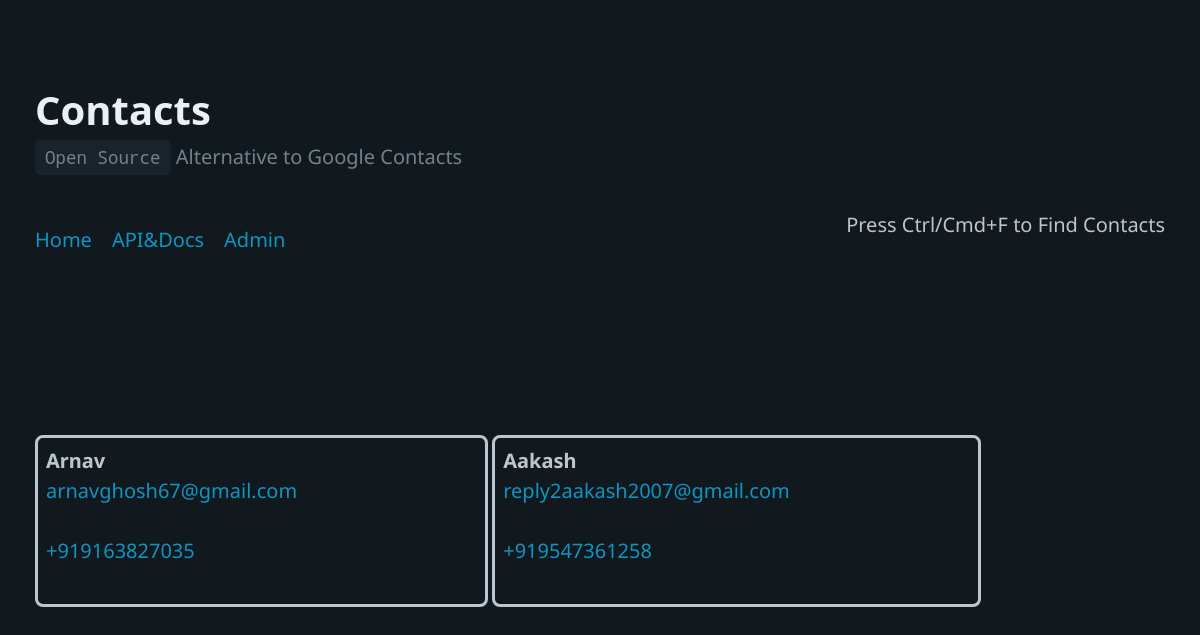
Before: /// with the older database file.
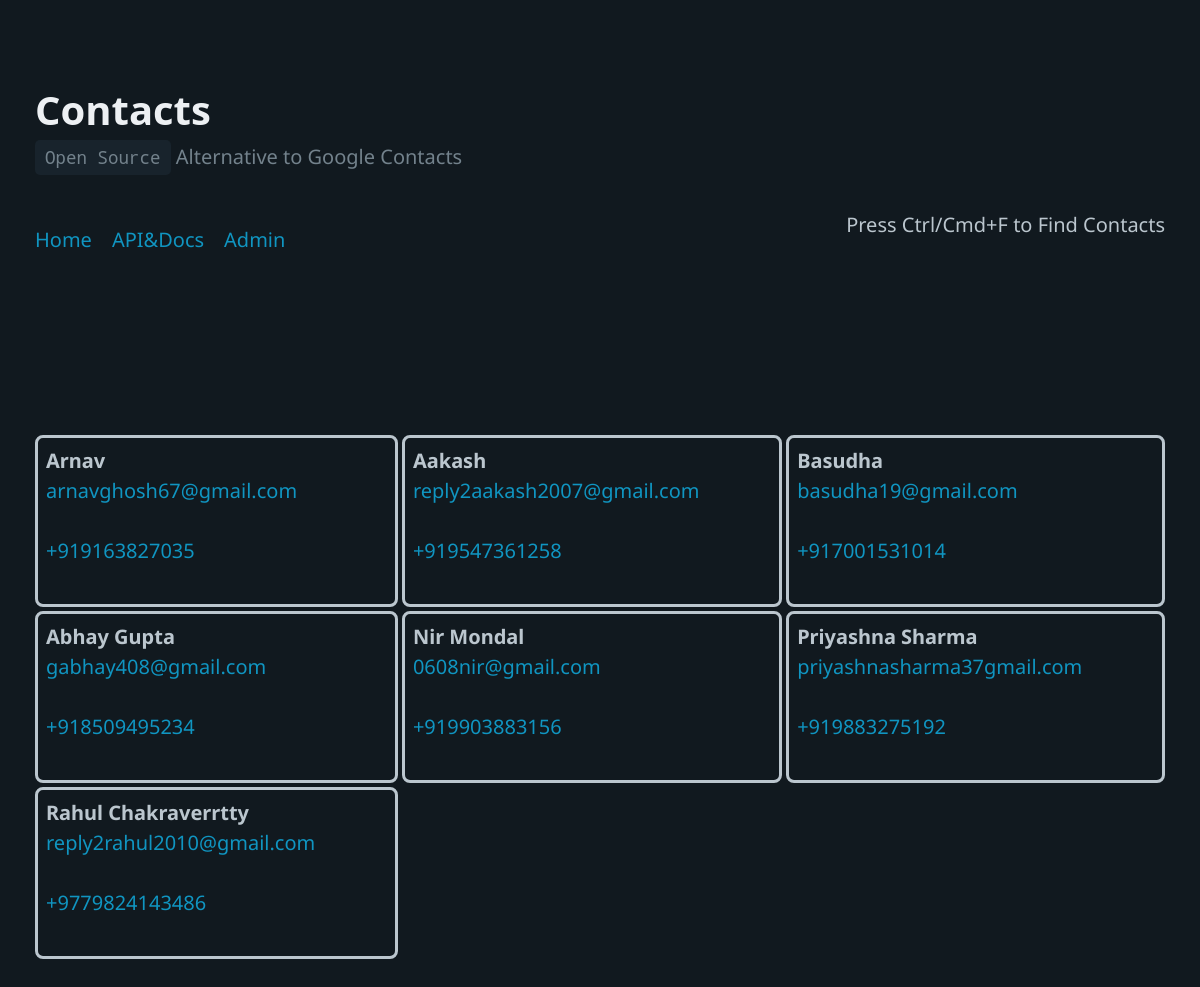
After: the same page with the newer database file.
### contacts/models.py (models this page shows)
class Contact(models.Model):
    id = models.UUIDField(
                primary_key=True,
                default=uuid.uuid4,
                editable=False
            )
    name = models.CharField(max_length=200)
    email = models.CharField(max_length=330)
    phone = models.IntegerField(max_length=14)
    def __str__(self):
        return f'{self.name}'

### contacts/views.py (the view)
# urls.py: path('', index, name="Index"),
def index(request):
    dt = Contact.objects.all()
    context = {'contacts': dt}
    print(dt)
    return render(request, 'index.html', context=context)

### templates/index.html (shortened to what this page needs)
<!DOCTYPE html>
<html lang="en" data-theme="dark">
<head>
<link rel="stylesheet" href="/static/css/pico.classless.min.css">
</head>
<body>
<header>
<hgroup>
<h1>
	Contacts
</h1>
<h2>
	<code>Open Source</code> Alternative to Google Contacts
</h2>
</hgroup>
<nav style="text-align: center;align-items: center; display: flex;">
	<ul>
		<li>
			<a href="#1">Home</a>
		</li>
		<li>
			<a href="/api/docs">API&Docs</a>
		</li>
		<li>
			<a href="/admin">Admin</a>
		</li>
	</ul>
	<p>
		Press Ctrl/Cmd+F to Find Contacts
	</p>
</nav>
</header>
		<main style="display: grid; grid-template-columns: auto auto auto; gap: 4px;">
			{%for x in contacts%}
				<div class="shine-bck" style="border-style: solid; padding: 8px; border-radius: 8px;">
					<strong>
						{{ x.name }}
					</strong>
					<p>
						<a href="mailto:{{ x.email }}">{{ x.email }}</a>
					</p>
					<p>
<a href="tel:+{{ x.phone }}">+{{ x.phone }}</a>
					</p>
				</div>
			{%endfor%}
		</main>
</body>
</html>

### templates/index.html (style rules this page uses)
* { font-family: 'Noto sans', sans-serif; }
body { margin: 2rem; }

Changed rows visible on the page:
added Contact: name "Basudha", email "basudha19@gmail.com", phone "917001531014"
added Contact: name "Abhay Gupta", email "gabhay408@gmail.com", phone "918509495234"
added Contact: name "Nir Mondal", email "0608nir@gmail.com", phone "919903883156"
added Contact: name "Priyashna Sharma", email "priyashnasharma37gmail.com", phone "919883275192"
added Contact: name "Rahul Chakraverrtty", email "reply2rahul2010@gmail.com", phone "9779824143486"
